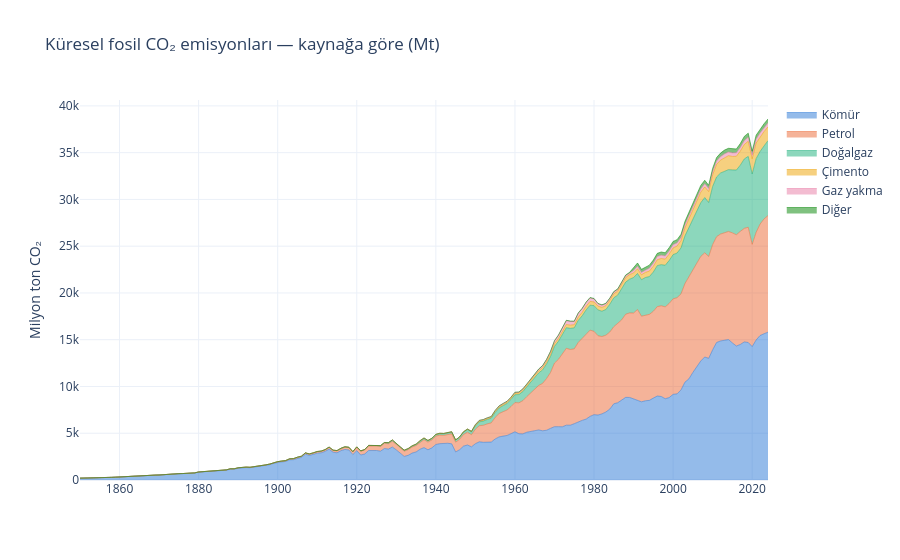

Notebook source saved alongside this figure:
### Markdown cell above
## 2. Küresel tablo: emisyonlar nereden geliyor?

### Code cell
kaynaklar = {"coal_co2": "Kömür", "oil_co2": "Petrol", "gas_co2": "Doğalgaz",
             "cement_co2": "Çimento", "flaring_co2": "Gaz yakma", "other_industry_co2": "Diğer"}
k = (dunya.loc[1850:, list(kaynaklar)].fillna(0).rename(columns=kaynaklar)
     .reset_index().melt("year", var_name="Kaynak", value_name="Mt"))

fig = px.area(k, x="year", y="Mt", color="Kaynak",
              title="Küresel fosil CO₂ emisyonları — kaynağa göre (Mt)",
              labels={"year": "", "Mt": "Milyon ton CO₂"})
fig.update_traces(line_width=0.5, hovertemplate="%{y:,.0f} Mt")
fig.update_layout(hovermode="x unified", legend_title_text="")
fig.show()

print(f"{SON_YIL}: {dunya.loc[SON_YIL,'co2']:,.0f} Mt  |  1990'a göre %{(dunya.loc[SON_YIL,'co2']/dunya.loc[1990,'co2']-1)*100:.0f} artış  |  "
      f"kömür payı %{dunya.loc[SON_YIL,'coal_co2']/dunya.loc[SON_YIL,'co2']*100:.0f}")

### Figure 1 — Plotly figure (JSON) as saved in the notebook; plotly's stock layout.template omitted (floating-point values rounded to 4 significant figures; data arrays with more than 128 entries replaced by an {"elided": "..."} marker saying what was removed)
{"data": [{"fillpattern": {"shape": ""}, "hovertemplate": "%{y:,.0f} Mt", "legendgroup": "Kömür", "line": {"color": "#2a78d6", "width": 0.5}, "marker": {"symbol": "circle"}, "mode": "lines", "name": "Kömür", "orientation": "v", "showlegend": true, "stackgroup": "1", "type": "scatter", "x": {"elided": "175 int values"}, "xaxis": "x", "y": {"elided": "175 float values"}, "yaxis": "y"}, {"fillpattern": {"shape": ""}, "hovertemplate": "%{y:,.0f} Mt", "legendgroup": "Petrol", "line": {"color": "#eb6834", "width": 0.5}, "marker": {"symbol": "circle"}, "mode": "lines", "name": "Petrol", "orientation": "v", "showlegend": true, "stackgroup": "1", "type": "scatter", "x": {"elided": "175 int values"}, "xaxis": "x", "y": {"elided": "175 float values"}, "yaxis": "y"}, {"fillpattern": {"shape": ""}, "hovertemplate": "%{y:,.0f} Mt", "legendgroup": "Doğalgaz", "line": {"color": "#1baf7a", "width": 0.5}, "marker": {"symbol": "circle"}, "mode": "lines", "name": "Doğalgaz", "orientation": "v", "showlegend": true, "stackgroup": "1", "type": "scatter", "x": {"elided": "175 int values"}, "xaxis": "x", "y": {"elided": "175 float values"}, "yaxis": "y"}, {"fillpattern": {"shape": ""}, "hovertemplate": "%{y:,.0f} Mt", "legendgroup": "Çimento", "line": {"color": "#eda100", "width": 0.5}, "marker": {"symbol": "circle"}, "mode": "lines", "name": "Çimento", "orientation": "v", "showlegend": true, "stackgroup": "1", "type": "scatter", "x": {"elided": "175 int values"}, "xaxis": "x", "y": {"elided": "175 float values"}, "yaxis": "y"}, {"fillpattern": {"shape": ""}, "hovertemplate": "%{y:,.0f} Mt", "legendgroup": "Gaz yakma", "line": {"color": "#e87ba4", "width": 0.5}, "marker": {"symbol": "circle"}, "mode": "lines", "name": "Gaz yakma", "orientation": "v", "showlegend": true, "stackgroup": "1", "type": "scatter", "x": {"elided": "175 int values"}, "xaxis": "x", "y": {"elided": "175 float values"}, "yaxis": "y"}, {"fillpattern": {"shape": ""}, "hovertemplate": "%{y:,.0f} Mt", "legendgroup": "Diğer", "line": {"color": "#008300", "width": 0.5}, "marker": {"symbol": "circle"}, "mode": "lines", "name": "Diğer", "orientation": "v", "showlegend": true, "stackgroup": "1", "type": "scatter", "x": {"elided": "175 int values"}, "xaxis": "x", "y": {"elided": "175 float values"}, "yaxis": "y"}], "layout": {"hovermode": "x unified", "legend": {"title": {"text": ""}, "tracegroupgap": 0}, "title": {"text": "Küresel fosil CO₂ emisyonları — kaynağa göre (Mt)"}, "xaxis": {"anchor": "y", "domain": [0.0, 1.0], "title": {"text": ""}}, "yaxis": {"anchor": "x", "domain": [0.0, 1.0], "title": {"text": "Milyon ton CO₂"}}}}
